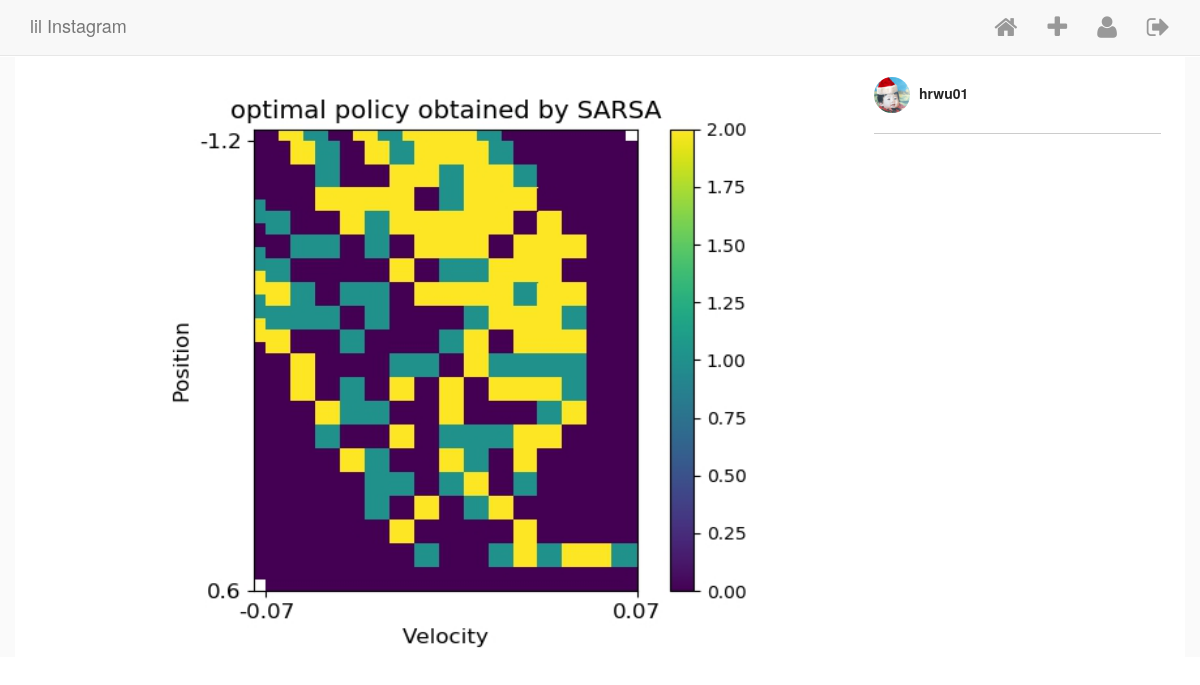
Screenshot of /insta/posts/detail/1 (signed in) with the database file from the repository.
### allmodels/models.py (models this page shows, shortened)
class Post(models.Model):
    author = models.ForeignKey(
        InstaUser,
        on_delete=models.CASCADE,
        related_name='my_posts'
    )
    title = models.TextField(blank = True,null = True)
    image = ProcessedImageField(
        upload_to = 'static/images/posts',
        format = 'JPEG',
        options = {'quality':100},
        blank = True,
        null = True
    )

class InstaUser(AbstractUser):
    profile_pic = ProcessedImageField(
        upload_to = 'static/images/profile_pics',
        format = 'JPEG',
        options = {'quality':100},
        null = True,
        blank = True,
    )

### insta/views.py (the view)
# urls.py: path('posts/detail/<int:pk>', views.PostDetailView.as_view(),name = 'post_detail'),
class PostDetailView(LoginRequiredMixin,DetailView):
    model = Post
    template_name = 'post_detail.html'
    login_url = 'login'

### templates/post_detail.html
{% extends "base.html" %}
{% load custom_tags %}
{% block content %}
<div class="row single-post">
    <div class="single-post-card view-update {{ object.pk }}">
        <div class="header">
            <a href="{% url 'user_detail' object.author.pk %}">
                {% if object.author.profile_pic %}
                    <img class="picture-circle--medium" src="/{{object.author.profile_pic}}">
                {% endif %}
                {{ object.author.username }}
            </a>
        </div>
        <div class="image__wrapper">
            <img class="card__main-image" src="/{{object.image}}" width='1000', height='1000'>
        </div>
    </div>
</div>
{% endblock content %}

### static/css/style.css (style rules this page uses)
html { height: 100%; }
body { min-height: 100%; background-color: #fafafa; }
.picture-circle, .picture-circle--medium, .picture-circle--small { border-radius: 100%; width: 150px; height: 150px; }
.picture-circle--medium { width: 36px; height: 36px; }
.card__main-image { max-width: 100%; max-height: 600px; height: auto; margin: 0 auto; display: block; }
.single-post-card { display: flex; align-items: stretch; box-sizing: border-box; flex-direction: column; flex-shrink: 0; padding-right: 335px; width: 100%; position: relative; background-color: #fff; }
.single-post-card .header, .single-post-card .comments-portion { display: flex; flex-shrink: 0; }
.single-post-card .header { border-bottom: 1px solid #ccc; padding: 20px 0; flex-direction: row; position: absolute; top: 0; right: 24px; width: 287px; display: flex; align-items: center; }
.single-post-card .header img { margin-right: 5px; }
.single-post-card .header a { color: #262626; font-weight: bold; }

### rows the page displays
Post: author.profile_pic (picture), author.username "hrwu01", image (picture)
